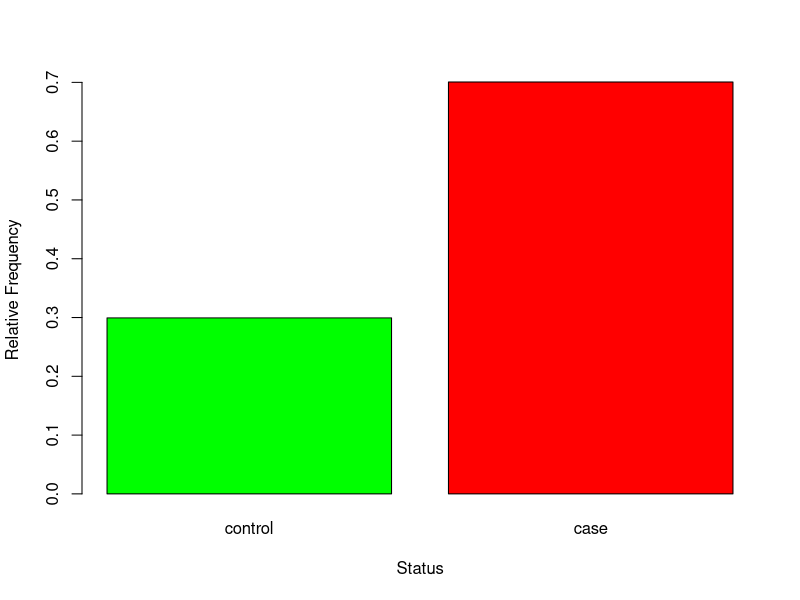
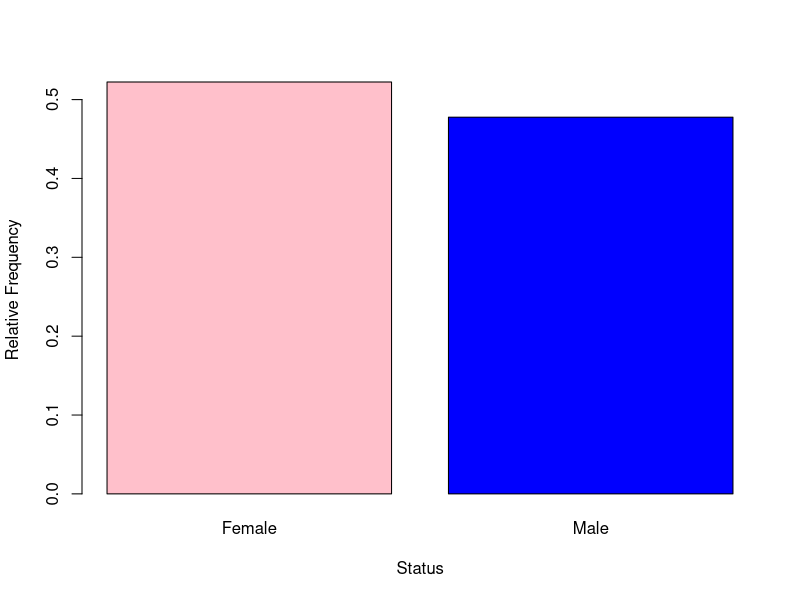
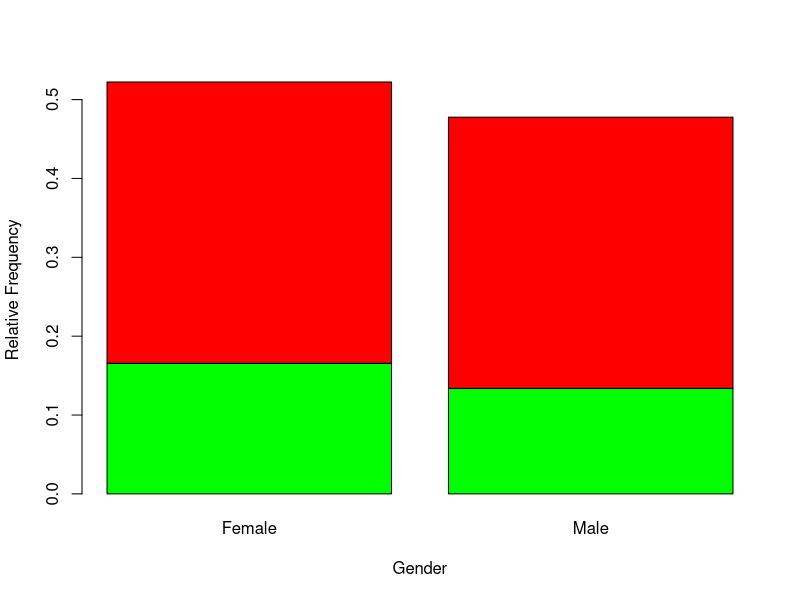
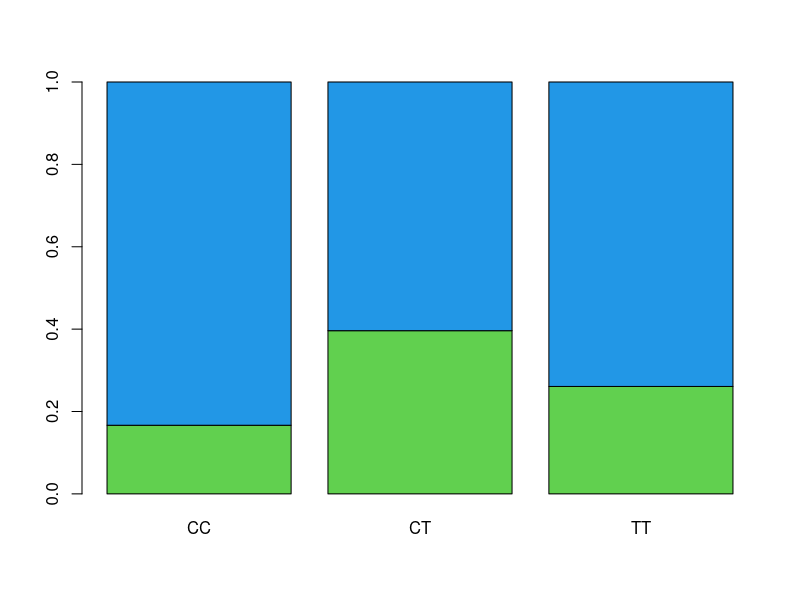
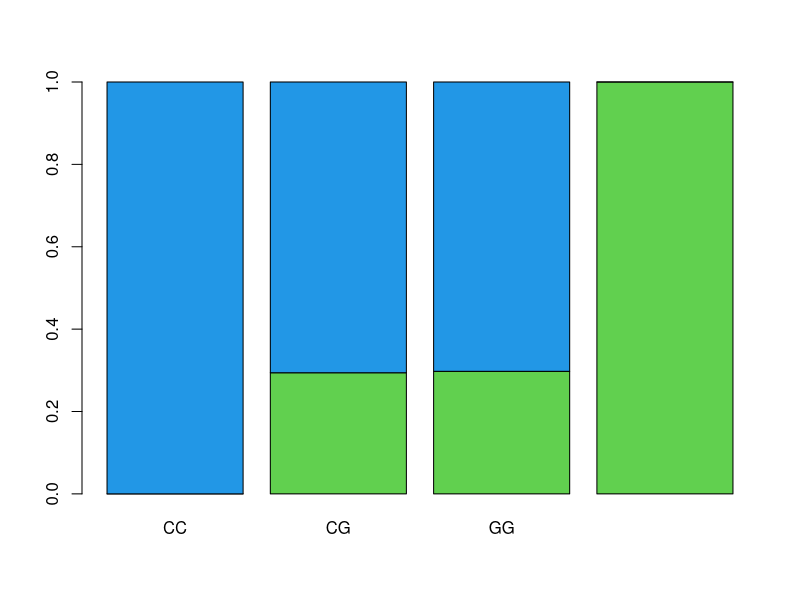
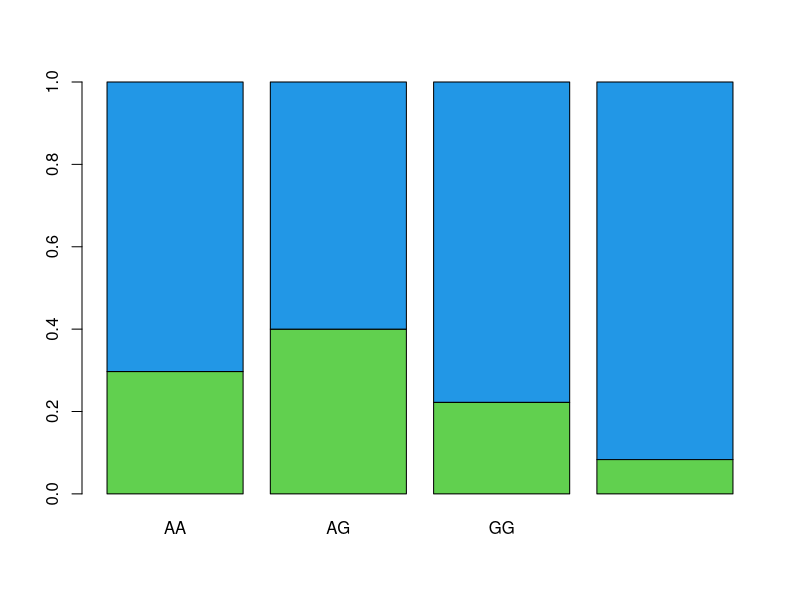
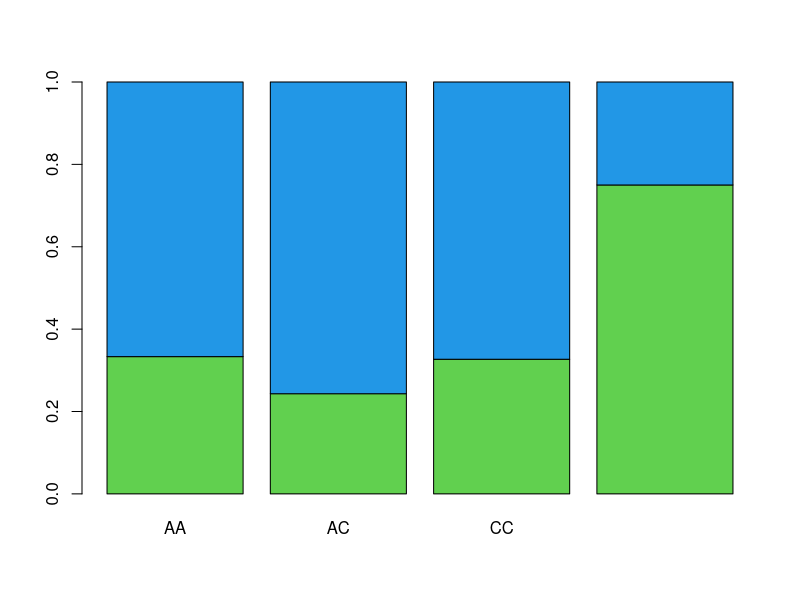
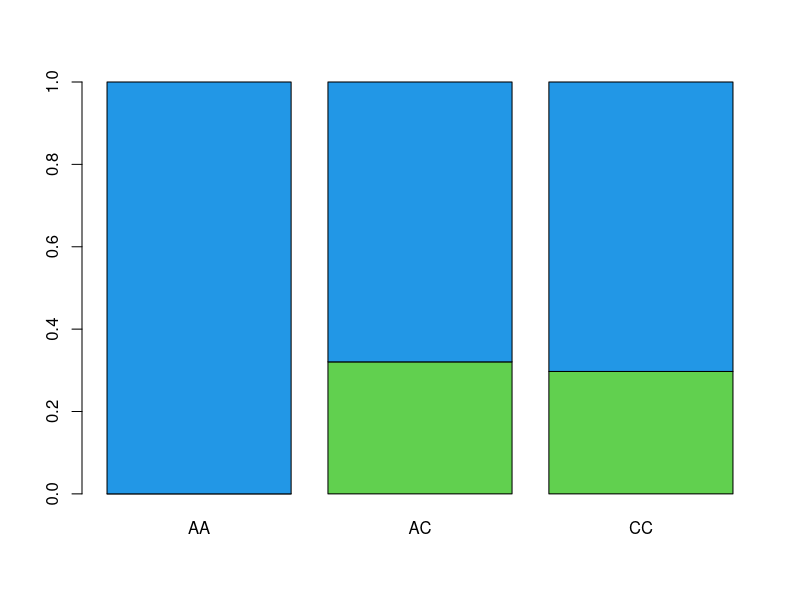

Generate these figures, in order, with R:
## ---- chunk 1
knitr::opts_chunk$set(echo = TRUE)
library(knitr)
library(dplyr)
library(kableExtra)

## ---- chunk 2
snpdata <- read.table("SNPdataset.txt", header=T, sep="")

## ---- chunk 3
head(snpdata)
## ---- chunk 4
summary(snpdata)
## ---- chunk 5
kable(snpdata, caption = "Classic Kable Style For SNPData.txt data") %>%
  kable_classic(full_width = F, html_font = "Cambria")
## ---- chunk 6
snpdata$CASECONTROL <- factor(snpdata$CASECONTROL, levels=c(0,1), labels = c("control", "case"))
## ---- chunk 7
summary(snpdata$CASECONTROL)
## ---- chunk 8
snpdata$GENDER2 <- factor(snpdata$GENDER, levels=c("Male","Female"))
## ---- chunk 9
snpdata$GENDER <- factor(snpdata$GENDER, levels=c("Female","Male"))
## ---- chunk 10
summary(snpdata$GENDER)
## ---- chunk 11
freq.cc<-table(snpdata$CASECONTROL)

freq.cc
## ---- chunk 12
relfreq.cc<-freq.cc/nrow(snpdata)

relfreq.cc
## ---- chunk 13
relfreq.cc<-prop.table(table(snpdata$CASECONTROL))

relfreq.cc
## ---- chunk 14
freqtablecc<-cbind(freq.cc, relfreq.cc)
options(digits=4)
## ---- chunk 15
barplot(relfreq.cc, xlab="Status", ylab="Relative Frequency", 
        names.arg=c("control", "case"), col=c("green", "red"))
## ---- chunk 16
freq.gn<-table(snpdata$GENDER)

freq.gn
## ---- chunk 17
relfreq.gn<-freq.gn/nrow(snpdata)

relfreq.gn
## ---- chunk 18
relfreq.gn<-prop.table(table(snpdata$GENDER))

relfreq.gn
## ---- chunk 19
freqtablegn<-cbind(freq.gn, relfreq.gn)
options(digits=4)
freqtablegn
## ---- chunk 20
barplot(relfreq.gn, xlab="Status", ylab="Relative Frequency", 
        names.arg=c("Female", "Male"), col=c("pink", "blue"))
## ---- chunk 21
table(snpdata$CASECONTROL, snpdata$GENDER) 
## ---- chunk 22
prop.table(table(snpdata$CASECONTROL, snpdata$GENDER)) 
## ---- chunk 23
barplot(prop.table(table(snpdata$CASECONTROL, snpdata$GENDER)), xlab="Gender", ylab="Relative Frequency", 
        names.arg=c("Female", "Male"), col=c("green", "red"))
## ---- chunk 24
prop.table(table(snpdata$CASECONTROL, snpdata$SNP1, exclude=NULL))
## ---- chunk 25
barplot(prop.table(table(snpdata$CASECONTROL, snpdata$SNP1, exclude=NULL),2), col=c(3,4))
## ---- chunk 26
prop.table(table(snpdata$CASECONTROL, snpdata$SNP2, exclude=NULL))
## ---- chunk 27
barplot(prop.table(table(snpdata$CASECONTROL, snpdata$SNP2,exclude=NULL),2), col=c(3,4))
## ---- chunk 28
prop.table(table(snpdata$CASECONTROL, snpdata$SNP3, exclude=NULL))
## ---- chunk 29
barplot(prop.table(table(snpdata$CASECONTROL, snpdata$SNP3,exclude=NULL),2), col=c(3,4))
## ---- chunk 30
prop.table(table(snpdata$CASECONTROL, snpdata$SNP4, exclude=NULL))
## ---- chunk 31
barplot(prop.table(table(snpdata$CASECONTROL, snpdata$SNP4,exclude=NULL),2), col=c(3,4))
## ---- chunk 32
prop.table(table(snpdata$CASECONTROL, snpdata$SNP5, exclude=NULL))
## ---- chunk 33
barplot(prop.table(table(snpdata$CASECONTROL, snpdata$SNP5,exclude=NULL),2), col=c(3,4))
## ---- chunk 34
prop.table(table(snpdata$GENDER, snpdata$SNP1, exclude=NULL))
## ---- chunk 35
barplot(prop.table(table(snpdata$GENDER, snpdata$SNP1, exclude=NULL),2), col=c(3,4))
## ---- chunk 36
prop.table(table(snpdata$GENDER, snpdata$SNP2, exclude=NULL))
## ---- chunk 37
barplot(prop.table(table(snpdata$GENDER, snpdata$SNP2,exclude=NULL),2), col=c(3,4))
## ---- chunk 38
prop.table(table(snpdata$GENDER, snpdata$SNP3, exclude=NULL))
## ---- chunk 39
barplot(prop.table(table(snpdata$GENDER, snpdata$SNP3,exclude=NULL),2), col=c(3,4))
## ---- chunk 40
prop.table(table(snpdata$GENDER, snpdata$SNP4, exclude=NULL))
## ---- chunk 41
barplot(prop.table(table(snpdata$GENDER, snpdata$SNP4,exclude=NULL),2), col=c(3,4))
## ---- chunk 42
prop.table(table(snpdata$GENDER, snpdata$SNP5, exclude=NULL))
## ---- chunk 43
barplot(prop.table(table(snpdata$GENDER, snpdata$SNP5,exclude=NULL),2), col=c(3,4))
## ---- chunk 44
boxplot(snpdata$GENE_EXPRESSION, ylab="Gene Expression", col="green")
## ---- chunk 45
hist(snpdata$GENE_EXPRESSION)
## ---- chunk 46
f<-ecdf(snpdata$GENE_EXPRESSION)

plot(f)
